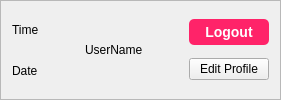
         <widget class="QFrame" name="W_Header">
          <property name="sizePolicy">
           <sizepolicy hsizetype="Preferred" vsizetype="MinimumExpanding">
            <horstretch>0</horstretch>
            <verstretch>0</verstretch>
           </sizepolicy>
          </property>
          <property name="minimumSize">
           <size>
            <width>0</width>
            <height>100</height>
           </size>
          </property>
          <property name="maximumSize">
           <size>
            <width>16777215</width>
            <height>100</height>
           </size>
          </property>
          <property name="frameShape">
           <enum>QFrame::StyledPanel</enum>
          </property>
          <property name="frameShadow">
           <enum>QFrame::Raised</enum>
          </property>
          <layout class="QHBoxLayout" name="horizontalLayout">
           <item>
            <layout class="QVBoxLayout" name="VL_Header_DateTime">
             <item>
              <widget class="QLabel" name="L_Header_TimeTitle">
               <property name="text">
                <string>Time</string>
               </property>
              </widget>
             </item>
             <item>
              <widget class="QLabel" name="L_Header_DateTitle">
               <property name="text">
                <string>Date</string>
               </property>
              </widget>
             </item>
            </layout>
           </item>
           <item>
            <spacer name="HS_Header_Left">
             <property name="orientation">
              <enum>Qt::Horizontal</enum>
             </property>
             <property name="sizeHint" stdset="0">
              <size>
               <width>40</width>
               <height>20</height>
              </size>
             </property>
            </spacer>
           </item>
           <item>
            <widget class="QLabel" name="L_Header_CurrentUserTitle">
             <property name="text">
              <string>UserName</string>
             </property>
            </widget>
           </item>
           <item>
            <spacer name="HS_Header_Right">
             <property name="orientation">
              <enum>Qt::Horizontal</enum>
             </property>
             <property name="sizeHint" stdset="0">
              <size>
               <width>40</width>
               <height>20</height>
              </size>
             </property>
            </spacer>
           </item>
           <item>
            <layout class="QVBoxLayout" name="VL_Header_Buttons">
             <item>
              <widget class="QPushButton" name="PB_Header_Logout">
               <property name="styleSheet">
                <string notr="true">#PB_Header_Logout{
background-color: rgb(255, 35, 105);
	font-family: &quot;Arial&quot;;
    font-size: 14px;
    font-weight: bold;
    color: white;
border-radius: 5px;
 padding: 5px;
}

#PB_Header_Logout:hover {
    background-color: rgb(255, 7, 40); 
    box-shadow: 2px 2px 5px rgb(255, 183, 236);
}</string>
               </property>
               <property name="text">
                <string>Logout</string>
               </property>
              </widget>
             </item>
             <item>
              <widget class="QPushButton" name="PB_Header_EditProfile">
               <property name="styleSheet">
                <string notr="true">#PB_Header_EditProfile{
	background-color: rgb(53, 174, 255);
    font-family: &quot;Arial&quot;;
    font-size: 14px;
    font-weight: bold;
    color: white;
border-radius: 5px;
 padding: 5px;

}

#PB_Header_EditProfile:hover {
  background-color: rgb(28, 89, 255); 
    box-shadow: 2px 2px 5px rgb(255, 183, 236);
}</string>
               </property>
               <property name="text">
                <string>Edit Profile</string>
               </property>
              </widget>
             </item>
            </layout>
           </item>
          </layout>
         </widget>
